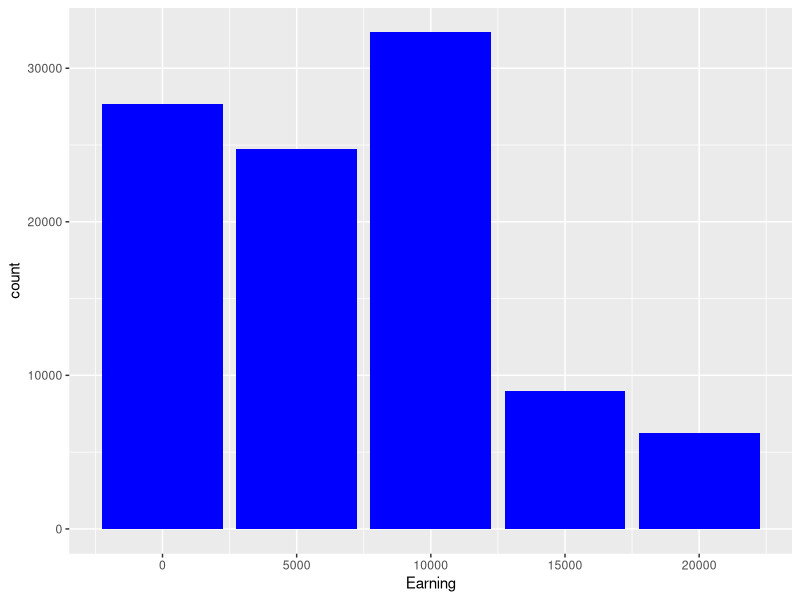
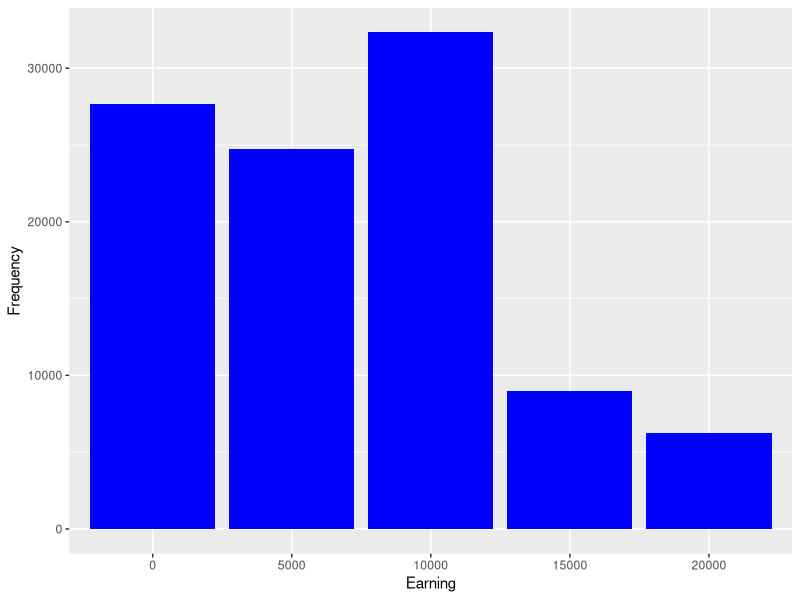
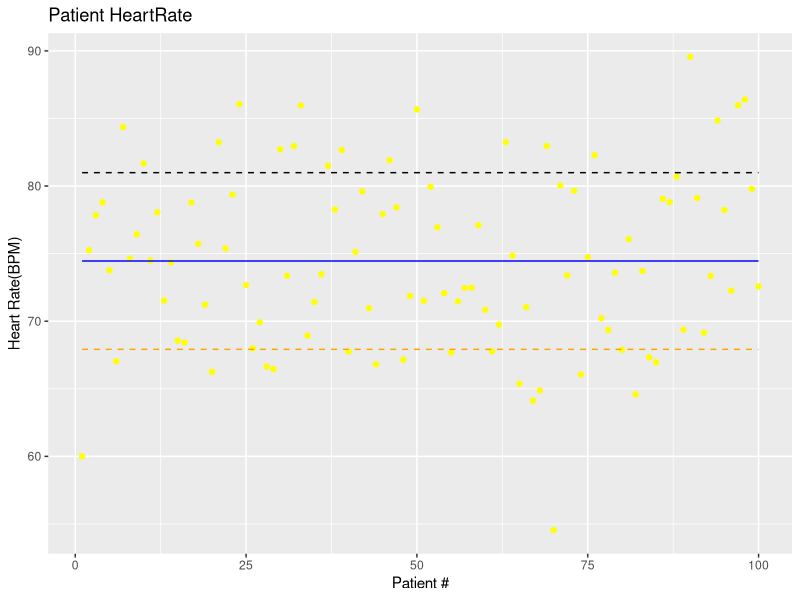

The R source for these figures, in order:
## ---- chunk 1
library(ggplot2)
library(dplyr)
## ---- chunk 2
s_appointment = c(0,1)
## ---- chunk 3
p_morning = 0.30
p_afternoon = 0.60
p_appointment = matrix(nrow = 2, ncol = 2, c(1-p_morning, p_morning, 1 - p_afternoon, p_afternoon), byrow = TRUE)
## ---- chunk 4
s_software = c(5000,10000)
## ---- chunk 5
p_software = matrix(nrow = 2, ncol = 2, c(0.3,0.7,0.5,0.5), byrow = TRUE)
## ---- chunk 6
salesResult = function(){
  result = numeric(2)

  for (j in c(1:2)){
    result[j] = sample(s_appointment,size = 1, replace = TRUE, prob = p_appointment[j,])}
  earnings = ifelse(result[1] == 1, sample(s_software,size = 1, replace =  TRUE, prob = p_software[1,]),0) +
    ifelse(result[2] == 1, sample(s_software, size = 1, replace = TRUE, prob = p_software[2,]), 0)
  return(earnings)
}
## ---- chunk 7
nsimulations = 1e5

 

simulatedData = replicate(nsimulations, salesResult())
## ---- chunk 8
# prob that salesman earns 5k
mean(simulatedData == 5000)
## ---- chunk 9
a = table(simulatedData)/nsimulations
## ---- chunk 10
a
## ---- chunk 11
dfSales = as.data.frame(simulatedData)
colnames(dfSales) = 'Earning'
p=ggplot(data = dfSales)+geom_bar(aes(x = Earning),fill = 'blue')
p
## ---- chunk 12
# Convert simulatedData into a dataframe
dfSales = as.data.frame(table(simulatedData))
# Add names to the columns
colnames(dfSales) = c('Earning', 'Frequency')

# Add a new column with proportion (probability) values
dfSales['Probability'] = dfSales['Frequency']/nsimulations

head(dfSales, 5)

p = ggplot(data = dfSales) + geom_col(aes(x = Earning, y = Frequency), fill='blue')
p
## ---- chunk 13
# Expected earnings using simulated values
mean(simulatedData) # long term average of the realizations of X

# Expected earnings using the theoretical definition
x = c(0, 500, 1000, 1500, 2000)
p = c(0.28, 0.27, 0.315, 0.09, 0.045)
sum(x * p)
## ---- chunk 14
# Variance of the earnings using simulated values
# long term average of this random variable (X-E[X])^2
#simulatedData - mean(simulatedData) # simulated deviations
#(simulatedData - mean(simulatedData))^2 # simulated squared deviations
mean(simulatedData)
mean((simulatedData - mean(simulatedData))^2) # variance calculated using simulation

# Standard deviation of the earnings using simulated values
sqrt(mean((simulatedData - mean(simulatedData))^2))

print(' ')

# Expected value using the theoretical definition
sum(x*p)

# Variance of the earnings using the thoretical definition
x = c(0, 500, 1000, 1500, 2000)
p = c(0.28, 0.27, 0.315, 0.09, 0.045)
sum((x - sum(x*p))^2 * p)

# Standard deviation of the earnings using the theoretical definition
sqrt(sum((x - sum(x*p))^2 * p))
## ---- chunk 15
x = c(0, 500, 1000, 1500, 2000)
p = c(0.28, 0.27, 0.315, 0.09, 0.045)

# Deviations from the expected value
x - sum(x*p)

# Squared deviations from the expected value
(x - sum(x*p))^2

# Expected value of the squared deviations from the expected value
sum((x - sum(x*p))^2 * p)
## ---- chunk 16
nsimulation = 100
simulatedData = rnorm(nsimulation,mean = 74, sd = 6)
simulatedData
## ---- chunk 17

nsimulations = 100

simulatedData = rnorm(nsimulations, mean = 74, sd =6)

print(simulatedData)

avg = mean(simulatedData)

mean((simulatedData-mean(simulatedData))^2)

sd = sqrt(mean((simulatedData-mean(simulatedData))^2))

## ---- chunk 18

df = data.frame(simulatedData)

df

ggplot(data = df, aes(x=1:100, y=simulatedData)) + geom_point(color='yellow') + geom_line(aes(y = avg), color = 'blue') + geom_line(aes(y = avg+sd), color = 'black', linetype = 'dashed') + geom_line(aes(y = avg-sd), color = 'orange', linetype = 'dashed') + labs(x = 'Patient #', y = 'Heart Rate(BPM)', title = 'Patient HeartRate')

## ---- chunk 19
mean(simulatedData)
## ---- chunk 20
var(simulatedData)
## ---- chunk 21
mean(simulatedData) - mean(simulatedData)^2
## ---- chunk 22
sd(simulatedData)
## ---- chunk 23

sqrt(mean((simulatedData - mean(simulatedData))^2))
## ---- chunk 24
mean(abs(simulatedData - mean(simulatedData)) <= sd(simulatedData))
